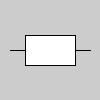
Frame 1 (no input)
Frame 60 (the mouse pressed at the canvas centre just before this capture): identical to frame 1, image omitted
Frame 120 (the mouse held since frame 60 and released just before this capture): identical to frame 1, image omitted

The Processing sketch that drew this single still picture (run headless with seeded random() and noise(); from frame 60 on, the mouse is pressed at the canvas centre):

// Processing sketch: Coded_Keys
// ── Coded_Keys.pde
int y = 35;

void setup() {
  size(100, 100);
}

void draw() {
  background(204);
  line(10, 50, 90, 50);
  if (key == CODED) {
    if (keyCode == UP) {
      y = 20;
    } else if (keyCode == DOWN) {
      y = 50;
    }
  } else {
    y = 35;
  }
  rect(25, y, 50, 30);
}
